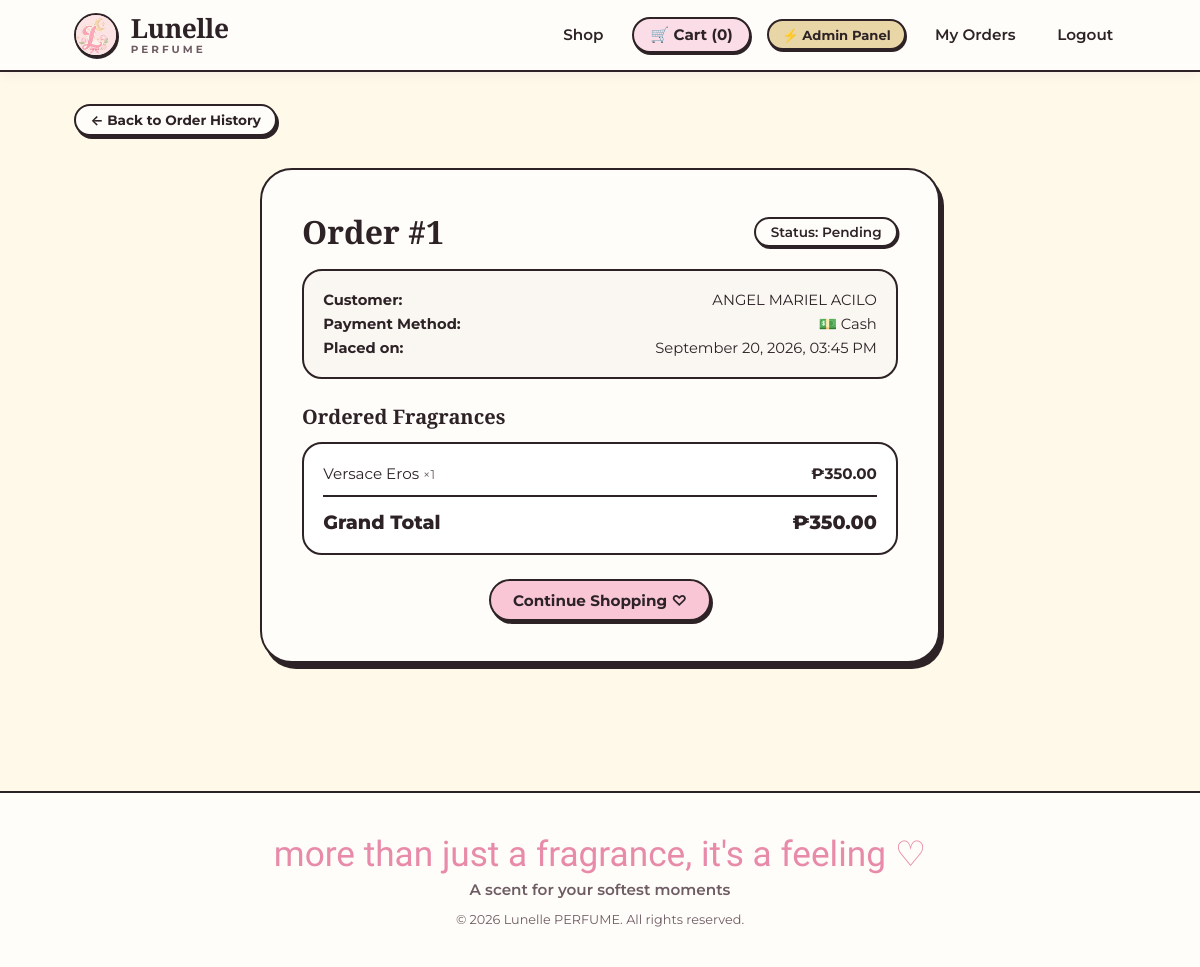
Page /orders/1/ (signed in) on the committed database.
### orders/models.py (models this page shows, shortened)
class Order(models.Model):
    STATUS_PENDING = "pending"
    STATUS_PAID = "paid"
    STATUS_SHIPPED = "shipped"
    STATUS_CHOICES = [
        (STATUS_PENDING, "Pending"),
        (STATUS_PAID, "Paid"),
        (STATUS_SHIPPED, "Shipped"),
    ]
    PAYMENT_CASH = "cash"
    PAYMENT_EWALLET = "ewallet"
    PAYMENT_CHOICES = [
        (PAYMENT_CASH, "Cash"),
        (PAYMENT_EWALLET, "E-wallet"),
    ]
    user = models.ForeignKey(settings.AUTH_USER_MODEL, on_delete=models.SET_NULL, null=True, blank=True, related_name="orders")
    full_name = models.CharField(max_length=200)
    contact = models.CharField(max_length=200, blank=True, default="")
    note = models.TextField(blank=True, default="")
    payment_method = models.CharField(max_length=20, choices=PAYMENT_CHOICES, default=PAYMENT_CASH)
    address = models.CharField(max_length=250, blank=True, default="")
    city = models.CharField(max_length=100, blank=True, default="")
    postal_code = models.CharField(max_length=20, blank=True, default="")
    status = models.CharField(max_length=20, choices=STATUS_CHOICES, default=STATUS_PENDING)
    created_at = models.DateTimeField(auto_now_add=True)
    class Meta:
        ordering = ["-created_at"]
    def get_total_cost(self):
        return sum(item.get_cost() for item in self.items.all())

class OrderItem(models.Model):
    order = models.ForeignKey(Order, related_name="items", on_delete=models.CASCADE)
    product = models.ForeignKey(Product, related_name="order_items", on_delete=models.SET_NULL, null=True)
    price = models.DecimalField(max_digits=10, decimal_places=2)
    quantity = models.PositiveIntegerField(default=1)
    def get_cost(self):
        return self.price * self.quantity

### store/models.py (models this page shows, shortened)
class Product(models.Model):
    category = models.ForeignKey(
        Category, related_name="products", on_delete=models.SET_NULL, null=True, blank=True
    )
    name = models.CharField(max_length=200)
    slug = models.SlugField(max_length=220, unique=True)
    description = models.TextField(blank=True)
    price = models.DecimalField(max_digits=10, decimal_places=2)
    stock = models.PositiveIntegerField(default=0)
    image = models.ImageField(upload_to="products/", blank=True, null=True)
    is_active = models.BooleanField(default=True)
    created_at = models.DateTimeField(auto_now_add=True)
    class Meta:
        ordering = ["-created_at"]

### orders/views.py (the view)
# urls.py: path("<int:order_id>/", views.order_detail, name="order_detail"),
@login_required
def order_detail(request, order_id):
    order = get_object_or_404(Order, id=order_id, user=request.user)
    return render(request, "orders/detail.html", {"order": order})

### cart/cart.py (called while the page is built)
    def __len__(self):
        return sum(item["quantity"] for item in self.cart.values())

### cart/context_processors.py (called while the page is built)
def cart(request):
    return {"cart": Cart(request)}

### templates/orders/detail.html (shortened to what this page needs)
{% extends "base.html" %}
{% load static %}
{% block content %}
<div style="margin-bottom: 1.5rem;">
    <a href="{% url 'orders:order_history' %}" class="btn-pill btn-pill-sm btn-pill-outline">← Back to Order History</a>
</div>
<div class="order-success-card" style="text-align: left; max-width: 680px;">
    <div style="display: flex; justify-content: space-between; align-items: center; margin-bottom: 1rem; flex-wrap: wrap; gap: 0.5rem;">
        <h1 style="font-family: var(--font-serif); font-size: 2rem;">Order #{{ order.id }}</h1>
        <span class="category-pill" style="font-size: 0.85rem; padding: 0.3rem 0.9rem;">
            Status: {{ order.get_status_display }}
        </span>
    </div>
    <div style="background: #FAF7F2; border: 2px solid var(--dark-border); border-radius: 20px; padding: 1.2rem; margin-bottom: 1.5rem;">
        <div style="display: flex; justify-content: space-between; margin-bottom: 0.4rem; font-size: 0.92rem;">
            <strong>Customer:</strong> <span>{{ order.full_name }}</span>
        </div>
        <div style="display: flex; justify-content: space-between; margin-bottom: 0.4rem; font-size: 0.92rem;">
            <strong>Payment Method:</strong> <span>{% if order.payment_method == "ewallet" %}💳 E-wallet (GCash / Maya){% else %}💵 Cash{% endif %}</span>
        </div>
        <div style="display: flex; justify-content: space-between; font-size: 0.92rem;">
            <strong>Placed on:</strong> <span>{{ order.created_at|date:"F d, Y, h:i A" }}</span>
        </div>
    </div>
    <h3 style="font-family: var(--font-serif); font-size: 1.25rem; margin-bottom: 0.8rem;">Ordered Fragrances</h3>
    <div style="background: #FFFFFF; border: 2px solid var(--dark-border); border-radius: 20px; padding: 1.2rem; margin-bottom: 1.5rem;">
        {% for item in order.items.all %}
        <div style="display: flex; justify-content: space-between; margin-bottom: 0.5rem; font-size: 0.95rem;">
            <span>{{ item.product.name }} <small style="color: var(--muted-text);">×{{ item.quantity }}</small></span>
            <span style="font-weight: 700;">₱{{ item.get_cost }}</span>
        </div>
        {% endfor %}
        <hr style="border: none; border-top: 2px solid var(--dark-border); margin: 0.8rem 0;">
        <div style="display: flex; justify-content: space-between; font-weight: 800; font-size: 1.2rem;">
            <span>Grand Total</span>
            <span>₱{{ order.get_total_cost }}</span>
        </div>
    </div>
    <div style="text-align: center;">
        <a href="{% url 'store:product_list' %}" class="btn-pill">Continue Shopping ♡</a>
    </div>
</div>
{% endblock %}

### static/css/style.css (style rules this page uses)
:root { --pink-primary: #F9C6D6; --pink-soft: #FADDE7; --cream-bg: #FFF9EA; --cream-surface: #FFFDF9; --gold-accent: #E8D6A7; --sage-accent: #B7C9A5; --dark-border: #2D2327; --dark-text: #2D2327; --muted-text: #6E5C64; --link-pink: #E88AA9; --font-serif: 'Playfair Display', Georgia, serif; --font-sans: 'Montserrat', -apple-system, BlinkMacSystemFont, "Segoe UI", Roboto, sans-serif; --font-script: 'Allura', cursive; }
* { box-sizing: border-box; margin: 0; padding: 0; }
body { font-family: var(--font-sans); background-color: var(--cream-bg); color: var(--dark-text); min-height: 100vh; display: flex; flex-direction: column; -webkit-font-smoothing: antialiased; }
.category-pill { text-decoration: none; color: var(--dark-text); background: var(--cream-surface); border: 2px solid var(--dark-border); border-radius: 999px; padding: 0.45rem 1.1rem; font-size: 0.88rem; font-weight: 600; box-shadow: 1.5px 2px 0px var(--dark-border); transition: all 0.15s ease; }
.btn-pill { display: inline-flex; align-items: center; justify-content: center; gap: 0.4rem; background: var(--pink-primary); color: var(--dark-text); border: 2.5px solid var(--dark-border); border-radius: 999px; padding: 0.6rem 1.4rem; font-family: var(--font-sans); font-weight: 700; font-size: 0.95rem; cursor: pointer; text-decoration: none; box-shadow: 2px 3px 0px var(--dark-border); transition: all 0.12s ease; }
.btn-pill-sm { padding: 0.4rem 0.9rem; font-size: 0.85rem; border-width: 2px; }
.btn-pill-outline { background: var(--cream-surface); }
.order-success-card { background: var(--cream-surface); border: 2.5px solid var(--dark-border); border-radius: 32px; padding: 2.5rem; max-width: 600px; margin: 2rem auto; text-align: center; box-shadow: 4px 6px 0px var(--dark-border); }

### rows in the picture
Order: id "1", status "Pending", full_name "ANGEL MARIEL ACILO", created_at "September 20, 2026, 03:45 PM", get_total_cost "350.00"
OrderItem: product.name "Versace Eros", quantity "1", get_cost "350.00"

### other values in the picture
{{ cart|length }} "0"
